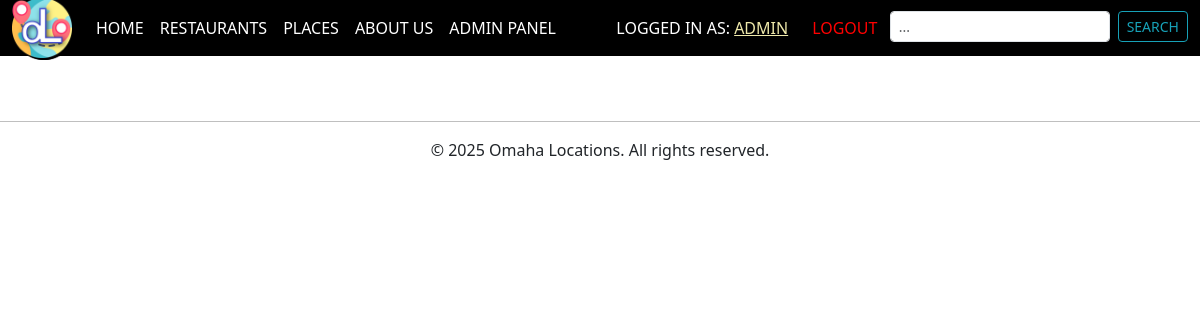
The page /account/calendar/all/ (signed in) on the database as committed earlier.
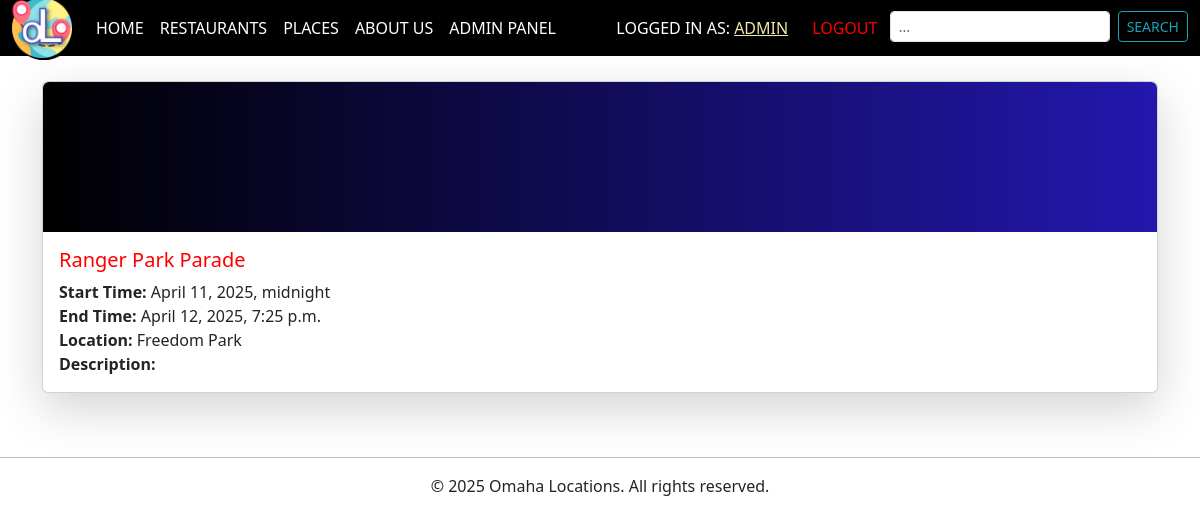
The same page on the database as committed later.
### omaha_places_app/models.py (models this page shows, shortened)
class Event(models.Model):
    user = models.ForeignKey(User, on_delete = models.CASCADE, null = True, blank = True, related_name = 'events')
    name = models.CharField('Event Name', max_length = 100)
    start_time = models.DateTimeField('Start Time')
    end_time = models.DateTimeField('End Time')
    description = models.TextField('Description', blank = True)
    content_type = models.ForeignKey(ContentType, on_delete = models.CASCADE, limit_choices_to = {
        'model__in': ('place', 'restaurant')
    })
    object_id = models.PositiveIntegerField()
    location = GenericForeignKey('content_type', 'object_id')
    class Meta:
        verbose_name = 'Event Scheduling'
        verbose_name_plural = 'Event Scheduling'

class Place(models.Model):
    name = models.CharField('Place Name', help_text = 'Name of the place', max_length = 100)
    address = models.CharField('Address', help_text = 'Place address', max_length = 100)
    phone = models.CharField('Phone', help_text = 'Phone number', max_length = 20)
    website = models.URLField('Website', help_text = 'Website URL')
    category = models.CharField('Category', help_text = 'Category of the place', max_length = 50)
    predefined_category = models.CharField('Predefined Category',help_text='place category', max_length = 50, blank=True, null=True)
    price_level = models.CharField('Price Level', help_text = 'Price level of the restaurant', max_length = 50, blank = True, null =  True)
    rating = models.DecimalField('Rating', help_text = 'Rating of the restaurant', max_digits = 2, decimal_places = 1, blank = True, null = True)
    description = models.TextField('Description', help_text = 'Place description')
    image = models.ImageField('Image', help_text = 'Image of the place', upload_to = 'images/')
    events = GenericRelation('Event')
    class Meta():
        verbose_name = 'Place'
        verbose_name_plural = 'Places'
    def __str__(self):
        return self.name

### omaha_places_app/views_event.py (the view)
# urls.py: path('account/calendar/all/', views_event.EventListView.as_view(), name = 'event_list'), # Event List
class EventListView(RedirectIfNotAuthenticatedMixin, ListView):
    model = Event
    template_name = 'omaha_places_app/event_list.html'
    context_object_name = 'events'
    success_url = reverse_lazy('calendar')
    def get_queryset(self):
        query = self.request.GET.get('q', '')  # Get search query from URL
        queryset = Event.objects.filter(user = self.request.user)
        if query:
            queryset = queryset.filter(name__icontains = query)  # Case-insensitive search
        return queryset
    def get_context_data(self, **kwargs):
        context = super().get_context_data(**kwargs)
        context['query'] = self.request.GET.get('q', '')  # Pass query to the template
        return context

### omaha_places_app/mixins.py (called while the page is built, shortened)
    def dispatch(self, request, *args, **kwargs):
        return super().dispatch(request, *args, **kwargs)

### omaha_places_app/templates/omaha_places_app/event_list.html (shortened to what this page needs)
{% extends 'omaha_places_app/base.html' %}
{% load static %}
{% block content %}
<!DOCTYPE html>
<html lang="en">
<head>
</head>
<div class="container">
  <div class="row justify-content-center" style="padding-top: 25px">
    {% for event in events %}
    <div class="col-md-15">
      <div class="card mb-4 shadow-lg rounded">
        <div class="text-white text-center rounded-top"
          style="background: linear-gradient(to right,rgb(0, 0, 0),#2317AE); height: 150px; display: flex; align-items: center; justify-content: center;">
        </div>
        <div class="card-body">
          <h5 class="card-title">
            <a href="{% url 'event_edit' event.id %}" style="text-decoration: none; color:rgb(255, 0, 0);">
                {{ event.name }}
            </a>
          </h5>
          <p class="card-text">
            <strong>Start Time:</strong> {{ event.start_time }}<br>
            <strong>End Time:</strong> {{ event.end_time }}<br>
            <strong>Location:</strong> {{ event.location }}<br>
            <strong>Description:</strong> {{ event.description }}<br>
          </p>
        </div>
      </div>
    </div>
    {% endfor %}
  </div>
</div>
{% endblock %}

### omaha_places_app/templates/omaha_places_app/base.html (shortened to what this page needs)
{% load static %}
<!doctype html>
<html lang="en">
<head>
  <link rel="stylesheet" href="https://cdn.jsdelivr.net/npm/bootstrap@5.3.0-alpha1/dist/css/bootstrap.min.css">
  <link rel="stylesheet" href="https://use.fontawesome.com/releases/v5.0.10/css/all.css">
</head>
<body>
  {% include 'omaha_places_app/navbar.html' %}
  {% block content %}
  {% endblock %}
  {% block footer %}
    <br/>
    <hr class="divider">
    <center><footer>
      <p>© 2025 Omaha Locations. All rights reserved.</p>
    </footer></center>
  {% endblock %}
</body>
</html>

### omaha_places_app/templates/omaha_places_app/navbar.html (shortened to what this page needs)
{% load static %}
<nav class="navbar navbar-expand-lg navbar-dark bg-black">
    <div class="container-fluid">
        <a class="navbar-brand logo-float" href="{% url 'home' %}" style="padding-top: 5px; padding-bottom: 5px;">
            <img src="{% static 'omaha_places_app/logo.png' %}" alt="Logo" style="height: 60px; margin-top: -15px; margin-bottom: -15px; object-fit: contain;">
        </a>
        <div class="collapse navbar-collapse" id="navbarNav">
            <ul class="navbar-nav me-auto mb-0">
                <li class="nav-item">
                    <a class="nav-link" href="{% url 'home' %}" style="padding-top: 5px; padding-bottom: 5px; color: white;">HOME</a>
                </li>
                <li class="nav-item">
                    <a class="nav-link" href="{% url 'home_restaurants' %}" style="padding-top: 5px; padding-bottom: 5px; color: white;">RESTAURANTS</a>
                </li>
                <li class="nav-item">
                    <a class="nav-link" href="{% url 'home_places' %}" style="padding-top: 5px; padding-bottom: 5px; color: white;">PLACES</a>
                </li>
                <li class="nav-item">
                    <a class="nav-link" href="{% url 'about' %}" style="padding-top: 5px; padding-bottom: 5px; color: white;">ABOUT US</a>
                </li>
                {% if request.user.is_authenticated and request.user.is_staff %}
                    <li class="nav-item">
                        <a class="nav-link" href="{% url 'admin:index' %}" style="padding-top: 5px; padding-bottom: 5px; color: white;">ADMIN PANEL</a>
                    </li>
                {% endif %}
            </ul>
        <ul class="navbar-nav ms-auto mb-0">
            {% if request.user.is_authenticated %}
                <li class="nav-item d-flex align-items-center">
                    <span class="nav-link text-white me-2" style="padding-top: 5px; padding-bottom: 5px;">
                        LOGGED IN AS: <a href="{% url 'account' %}" style="color: PaleGoldenRod; text-transform: uppercase;">{{ user.username }}</a>
                    </span>
                    <a class="nav-link" href="{% url 'logout' %}?next={{ request.path }}" style="padding-top: 5px; padding-bottom: 5px; color:rgb(255, 0, 0);">
                        LOGOUT&nbsp;
                    </a>
                </li>
            {% else %}
                <li class="nav-item">
                    <a class="nav-link text-white me-2" href="{% url 'login' %}" style="padding-top: 5px; padding-bottom: 5px; color:rgb(255, 0, 0);">
                        LOGIN
                    </a>
                </li>
            {% endif %}
            <li class="nav-item">
                <form class="d-flex" method="GET" action="">
                    <input class="form-control form-control-sm me-2" type="search" name="q" placeholder="..." aria-label="Search">
                    <button class="btn btn-outline-info btn-sm" type="submit" style="border-color: #17a2b8; color: #17a2b8;">SEARCH</button>
                </form>
            </li>
        </ul>
    </div>
</nav>

### omaha_places_app/templates/omaha_places_app/navbar.html (style rules this page uses)
.navbar-brand img { height: 60px; margin-top: -15px; z-index: 10; position: relative; filter: drop-shadow(0 0 0 black) drop-shadow(2px 2px 0 black) drop-shadow(-1px -1px 0 black); }

### omaha_places_app/templates/omaha_places_app/base.html (style rules this page uses)
* { box-sizing: border-box; }
html, body { max-width: 100%; overflow-x: hidden; margin: 0; padding: 0; }
.logo-float { display: flex; align-items: center; }
.logo-float img { height: 60px; }
hr.divider { border: 0; border-top: 1px solid black !important; }

Rows that differ between the two databases and show on the page:
added Event: name "Ranger Park Parade", start_time "April 11, 2025, midnight", end_time "April 12, 2025, 7:25 p.m.", location "Freedom Park"
